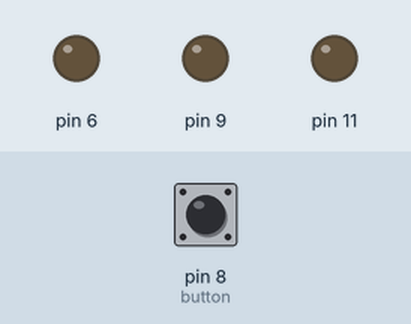
Simulated run of this sketch. Board: Arduino Uno, built with avr-gcc and run on an emulated ATmega328P. On the bench: output pins drawn as LEDs (lit = HIGH). The test bench sets the inputs (shaded band); at power-on: pin 8 (button) HIGH.

Above: at 1.2 s.
1.3 s: pin 8 (button) pulled LOW for 0.15 s
At 2.5 s:
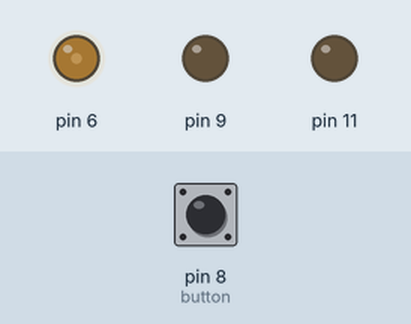
2.9 s: pin 8 (button) pulled LOW for 1 s
At 3.8 s:
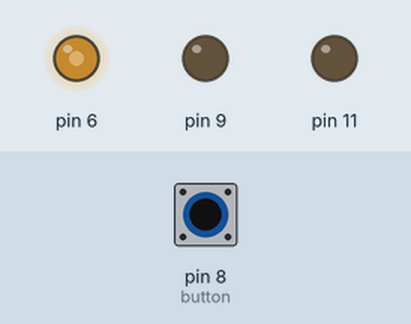
5.4 s: pin 8 (button) pulled LOW for 0.15 s
At 5.7 s:
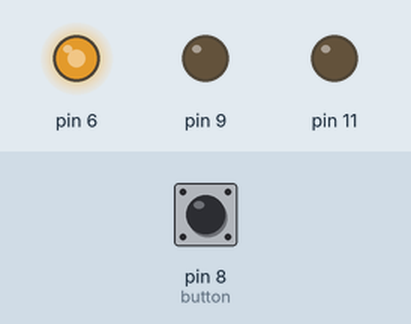
7.0 s: pin 8 (button) pulled LOW for 3.2 s
At 8.2 s:
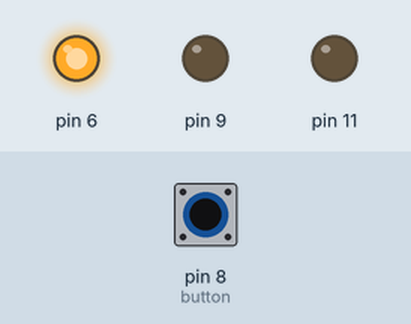
11.7 s: pin 8 (button) pulled LOW for 0.15 s
At 12.9 s:
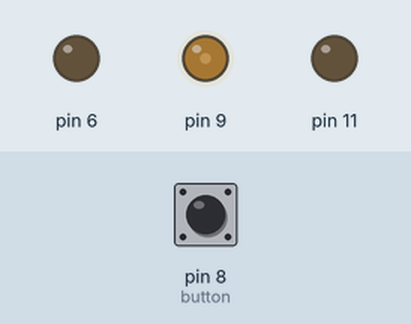
13.3 s: pin 8 (button) pulled LOW for 1 s
At 14.1 s:
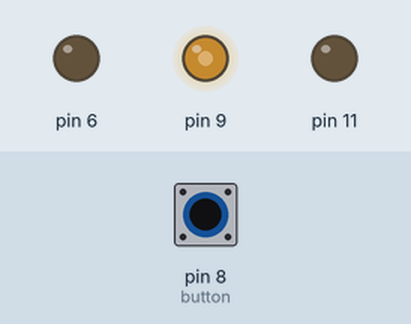
Timing chart, 0 to 16.3 s (numbered marks = the images above; inputs shaded):
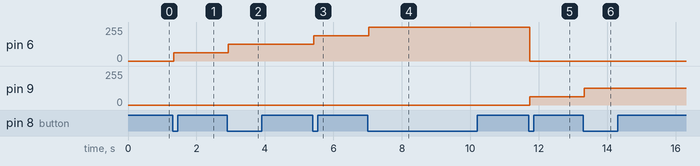

Measured:
- after the input at 1.3 s, pin 6: 0/255 → 63/255 at once
- after the input at 2.9 s, pin 6: 63/255 → 127/255 at once
- after the input at 5.4 s, pin 6: 127/255 → 191/255 at once
- after the input at 7.0 s, pin 6: 191/255 → 255/255 at once
- after the input at 11.7 s, pin 6: 255/255 → 0/255 at once; pin 9: 0/255 → 63/255 at once
- after the input at 13.3 s, pin 9: 63/255 → 127/255 at once

The sketch:

Lab_5_3.ino
```cpp
#include <avr/io.h>
#include <util/delay.h>

// ===== Setup function =====
void setup() {
  // ===== Output pins for LEDs =====
  DDRD |= (1 << PD6);  // OC0A / pin 6  / Timer0
  DDRB |= (1 << PB1);  // OC1A / pin 9  / Timer1
  DDRB |= (1 << PB3);  // OC2A / pin 11 / Timer2

  // ===== Input pin for button =====
  DDRB &= ~(1 << PB0); // Set PB0 as input
  PORTB |= (1 << PB0); // Enable internal pull-up resistor

  // ===== Timer0 setup =====
  TCCR0A = (1 << WGM00) | (1 << WGM01) | (1 << COM0A1); // Fast PWM, clear OC0A on compare match
  TCCR0B = (1 << CS01); // Prescaler = 8

  // ===== Timer1 setup =====
  TCCR1A = (1 << WGM10) | (1 << COM1A1); // 8-bit Fast PWM, clear OC1A on compare match
  TCCR1B = (1 << WGM12) | (1 << CS11);   // Fast PWM, prescaler = 8

  // ===== Timer2 setup =====
  TCCR2A = (1 << WGM20) | (1 << WGM21) | (1 << COM2A1); // Fast PWM, clear OC2A on compare match
  TCCR2B = (1 << CS21); // Prescaler = 8
}

// ===== Counter to track button presses =====
uint8_t press_count = 0;

// ===== Function to read button and handle debounce =====
uint8_t readButton() {
  static uint8_t prev = 1; // previous button state
  uint8_t current = (PINB & (1 << PB0)) ? 1 : 0; // current button state

  if (prev == 1 && current == 0) { // detect falling edge (button press)
    _delay_ms(30); // debounce delay
    if ((PINB & (1 << PB0)) == 0) { // confirm button is still pressed
      prev = current;
      return 1; // button press detected
    }
  }
  prev = current;
  return 0; // no new press
}

// ===== Main loop =====
void loop() {
  if (readButton()) { // if button pressed
    press_count++;                // increase counter
    if (press_count > 12) press_count = 1; // wrap around after 12 presses

    uint8_t level = ((press_count - 1) % 4) + 1; // determine brightness level (1-4)
    uint8_t brightness = (level * 64) - 1;       // brightness steps: 63, 127, 191, 255

    // Activate one LED at a time based on press_count
    if (press_count <= 4) {
      OCR0A = brightness;  // LED 1 active
      OCR1A = 0;
      OCR2A = 0;
    } else if (press_count <= 8) {
      OCR0A = 0;
      OCR1A = brightness;  // LED 2 active
      OCR2A = 0;
    } else {
      OCR0A = 0;
      OCR1A = 0;
      OCR2A = brightness;  // LED 3 active
    }
  }
}
```
